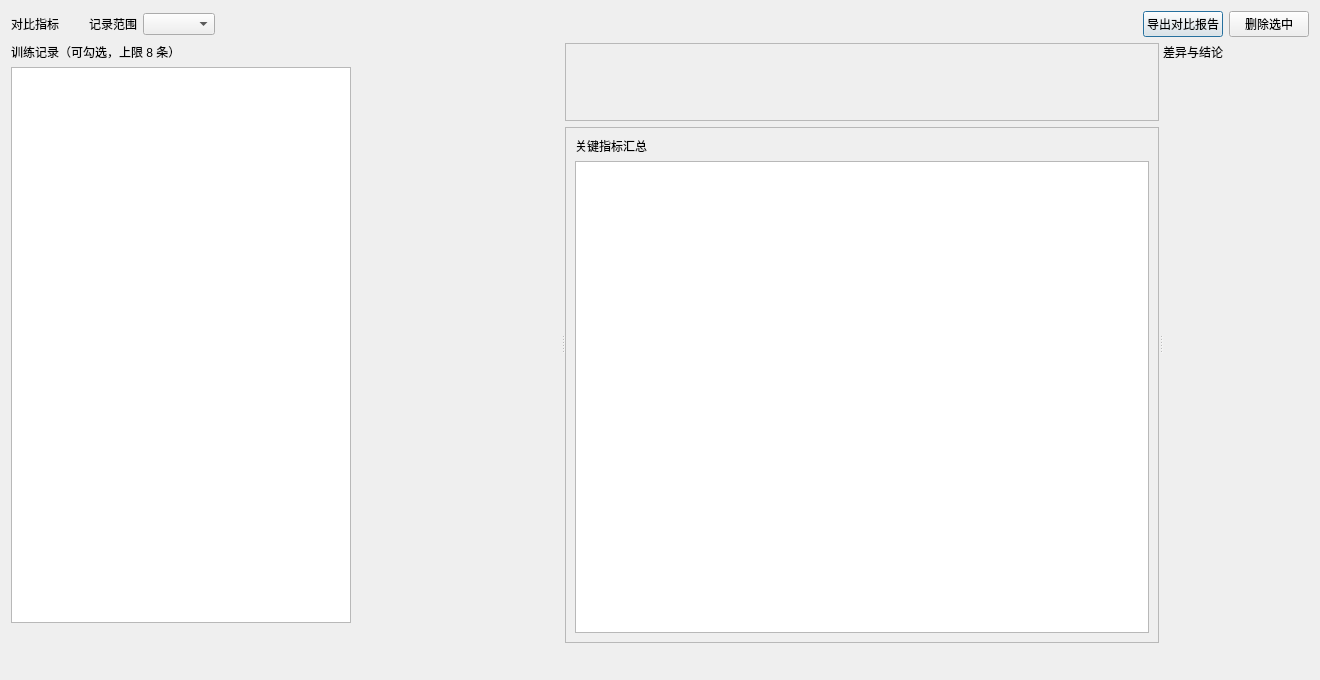
<?xml version='1.0' encoding='UTF-8'?>
<ui version="4.0">
 <class>CompareDialog</class>
 <widget class="QDialog" name="CompareDialog">
  <property name="geometry">
   <rect>
    <x>0</x>
    <y>0</y>
    <width>1320</width>
    <height>680</height>
   </rect>
  </property>
  <property name="windowTitle">
   <string>对比多次训练</string>
  </property>
  <layout class="QVBoxLayout" name="verticalLayout">
   <item>
    <layout class="QHBoxLayout" name="toolbarLayout">
     <item>
      <widget class="QLabel" name="metric_caption">
       <property name="text">
        <string>对比指标</string>
       </property>
      </widget>
     </item>
     <item>
      <widget class="QWidget" name="metric_tabs_host" native="true">
       <layout class="QHBoxLayout" name="metricTabsLayout">
        <property name="spacing">
         <number>0</number>
        </property>
       </layout>
      </widget>
     </item>
     <item>
      <widget class="QLabel" name="range_caption">
       <property name="text">
        <string>记录范围</string>
       </property>
      </widget>
     </item>
     <item>
      <widget class="QComboBox" name="record_range_combo">
       <property name="minimumWidth">
        <number>120</number>
       </property>
      </widget>
     </item>
     <item>
      <spacer name="toolbar_spacer_right">
       <property name="orientation">
        <enum>Qt::Horizontal</enum>
       </property>
       <property name="sizeHint" stdset="0">
        <size>
         <width>40</width>
         <height>20</height>
        </size>
       </property>
      </spacer>
     </item>
     <item>
      <widget class="QPushButton" name="export_report_btn">
       <property name="text">
        <string>导出对比报告</string>
       </property>
      </widget>
     </item>
     <item>
      <widget class="QPushButton" name="delete_selected_btn">
       <property name="text">
        <string>删除选中</string>
       </property>
      </widget>
     </item>
    </layout>
   </item>
   <item>
    <widget class="QSplitter" name="main_splitter">
     <property name="sizePolicy">
      <sizepolicy hsizetype="Expanding" vsizetype="Expanding">
       <horstretch>0</horstretch>
       <verstretch>1</verstretch>
      </sizepolicy>
     </property>
     <property name="orientation">
      <enum>Qt::Horizontal</enum>
     </property>
     <widget class="QWidget" name="left_panel">
      <layout class="QVBoxLayout" name="leftLayout">
       <property name="spacing">
        <number>6</number>
       </property>
       <item>
        <widget class="QLabel" name="records_caption">
         <property name="text">
          <string>训练记录（可勾选，上限 8 条）</string>
         </property>
        </widget>
       </item>
       <item>
        <widget class="QListWidget" name="record_list">
         <property name="minimumSize">
          <size>
           <width>240</width>
           <height>0</height>
          </size>
         </property>
         <property name="maximumSize">
          <size>
           <width>340</width>
           <height>16777215</height>
          </size>
         </property>
        </widget>
       </item>
       <item>
        <widget class="QLabel" name="selected_count_label">
         <property name="text">
          <string/>
         </property>
        </widget>
       </item>
      </layout>
     </widget>
     <widget class="QWidget" name="center_panel">
      <layout class="QVBoxLayout" name="centerLayout">
       <item>
        <widget class="QFrame" name="chart_card">
         <property name="frameShape">
          <enum>QFrame::StyledPanel</enum>
         </property>
         <layout class="QVBoxLayout" name="chartCardLayout">
          <item>
           <widget class="QLabel" name="chart_title_label">
            <property name="text">
             <string/>
            </property>
           </widget>
          </item>
          <item>
           <widget class="QWidget" name="chart_container" native="true">
            <layout class="QVBoxLayout" name="chartLayout"/>
           </widget>
          </item>
          <item>
           <widget class="QLabel" name="legend_label">
            <property name="text">
             <string/>
            </property>
            <property name="wordWrap">
             <bool>true</bool>
            </property>
           </widget>
          </item>
         </layout>
        </widget>
       </item>
       <item>
        <widget class="QFrame" name="table_card">
         <property name="frameShape">
          <enum>QFrame::StyledPanel</enum>
         </property>
         <layout class="QVBoxLayout" name="tableCardLayout">
          <item>
           <widget class="QLabel" name="table_title_label">
            <property name="text">
             <string>关键指标汇总</string>
            </property>
           </widget>
          </item>
          <item>
           <widget class="QTableWidget" name="summary_table"/>
          </item>
         </layout>
        </widget>
       </item>
      </layout>
     </widget>
     <widget class="QWidget" name="diff_panel">
      <layout class="QVBoxLayout" name="diffPanelLayout">
       <property name="spacing">
        <number>6</number>
       </property>
       <item>
        <widget class="QLabel" name="diff_caption">
         <property name="text">
          <string>差异与结论</string>
         </property>
        </widget>
       </item>
       <item>
        <widget class="QScrollArea" name="diff_scroll">
         <property name="widgetResizable">
          <bool>true</bool>
         </property>
         <property name="frameShape">
          <enum>QFrame::NoFrame</enum>
         </property>
         <widget class="QWidget" name="diff_content">
          <property name="geometry">
           <rect>
            <x>0</x>
            <y>0</y>
            <width>300</width>
            <height>540</height>
           </rect>
          </property>
          <layout class="QVBoxLayout" name="diffLayout"/>
         </widget>
        </widget>
       </item>
      </layout>
     </widget>
    </widget>
   </item>
   <item>
    <layout class="QHBoxLayout" name="footerLayout">
     <item>
      <widget class="QLabel" name="status_legend_label">
       <property name="text">
        <string/>
       </property>
      </widget>
     </item>
     <item>
      <widget class="QLabel" name="source_label">
       <property name="text">
        <string/>
       </property>
      </widget>
     </item>
     <item>
      <spacer name="footer_spacer">
       <property name="orientation">
        <enum>Qt::Horizontal</enum>
       </property>
       <property name="sizeHint" stdset="0">
        <size>
         <width>40</width>
         <height>20</height>
        </size>
       </property>
      </spacer>
     </item>
     <item>
      <widget class="QLabel" name="hint_label">
       <property name="text">
        <string/>
       </property>
      </widget>
     </item>
    </layout>
   </item>
  </layout>
 </widget>
 <resources/>
 <connections/>
</ui>
